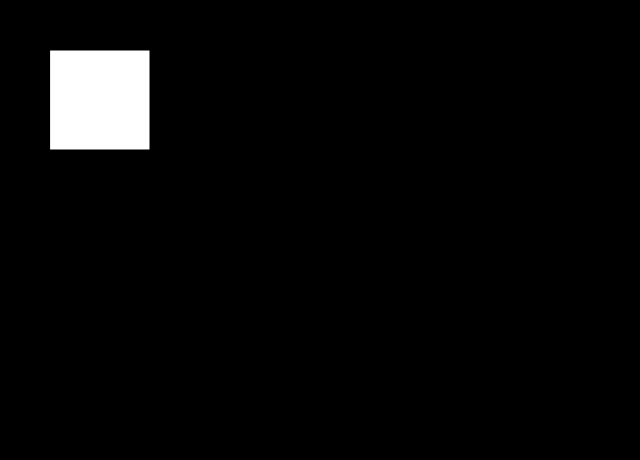
Frame 1 (no input)
Frame 60 (no input): identical to frame 1, image omitted
Frame 120 (the mouse pressed at the canvas centre since frame 60): identical to frame 1, image omitted

The p5.js sketch that drew this single still picture (run headless with seeded random() and noise() and a simulated clock; from frame 60 on, the mouse is pressed at the canvas centre):

// p5.js sketch
// ── sketch.js
function setup() {
    createCanvas(640, 460);
        
    var boxColor = color('white')
  
    
    
    background(0);
    
  
    
    fill(boxColor);
    rect(50, 50, 100, 100);

}


function draw() {


}
// ── styles.css
#home {
    background-color: #333;
    font-family: sans-serif;
}
#wrapper{
	width: 1000px;
	margin: 0 auto;

}



body{
    /* This centers our sketch horizontally. */
  justify-content: center;

  /* This centers our sketch vertically. */
  align-items: center;
}


header{
    background-image: url("img/flowers_of_evil.jpg");
	width: auto;
	height: 340px;
	margin-bottom: ;
    background-position: center;
}

ul{
    
    list-style-type: none;
    margin: 0;
    padding-left: 10px;
    padding-right: 10px;
    overflow: hidden;
    background-color: #333;
}
.link {
    font-size: 2em;
    padding: 0.25em 0;
    margin-right: 0.5em;
    display: inline;
}
a{
    color: azure;
}
a:hover{
    color: red;
    transition: color 0.1s ease-in-out;
	transition: all 0.5s;
	background: white;
	
}
}
li{
   


}
#home a{
    text-decoration: none;

    padding-left: 10px;
    padding-right: 10px;
}

h1, p{
    color: black;
}
#navdiv, ul{
	width: 97.8%;
	height: 50px;
	background: ;
	line-height: 50px;
	font-size: 10px;
    border-style: solid;
    border-width: thin;
    text-align: center
}

/* CSS Above is for the background and design for the nav bar. */

.text{
    border-style: solid;
    border-width: thin;
    background-color: azure;
    
}

p{
    color: black;
    padding: 10px;
    text-align: left;

}
